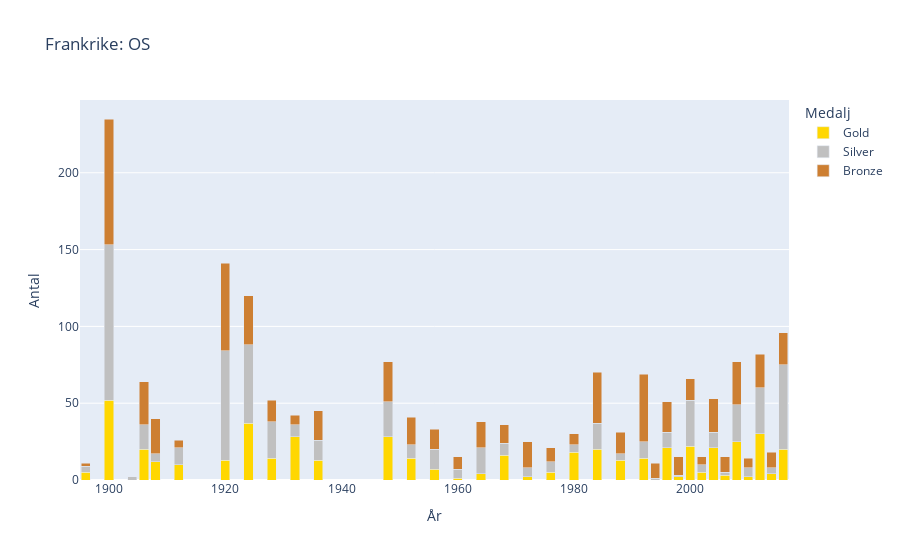

This figure's notebook cell:
### Code cell
plt_all_years_medals = px.bar(all_year_medals, x="Year", y=["Gold", "Silver", "Bronze"],
                              barmode="stack", 
                              title="Frankrike: OS",
                              color_discrete_sequence=['#FFD700', '#C0C0C0', '#CD7F32'])
plt_all_years_medals.update_layout(legend_title_text="Medalj", 
                                yaxis_title="Antal",
                                xaxis_title="År")
plt_all_years_medals.update_traces(hovertemplate='Medaljer: %{y}<br>År: %{x}')
plt_all_years_medals.show()

### Figure 1 — Plotly figure (JSON) as saved in the notebook; plotly's stock layout.template omitted (floating-point values rounded to 4 significant figures)
{"data": [{"alignmentgroup": "True", "hovertemplate": "Medaljer: %{y}<br>År: %{x}", "legendgroup": "Gold", "marker": {"color": "#FFD700", "pattern": {"shape": ""}}, "name": "Gold", "offsetgroup": "Gold", "orientation": "v", "showlegend": true, "textposition": "auto", "type": "bar", "x": [1896, 1900, 1904, 1906, 1908, 1912, 1920, 1924, 1928, 1932, 1936, 1948, 1952, 1956, 1960, 1964, 1968, 1972, 1976, 1980, 1984, 1988, 1992, 1994, 1996, 1998, 2000, 2002, 2004, 2006, 2008, 2010, 2012, 2014, 2016], "xaxis": "x", "y": [5, 52, 0, 20, 12, 10, 13, 37, 14, 28, 13, 28, 14, 7, 1, 4, 16, 2, 5, 18, 20, 13, 14, 0, 21, 2, 22, 5, 21, 3, 25, 2, 30, 4, 20], "yaxis": "y"}, {"alignmentgroup": "True", "hovertemplate": "Medaljer: %{y}<br>År: %{x}", "legendgroup": "Silver", "marker": {"color": "#C0C0C0", "pattern": {"shape": ""}}, "name": "Silver", "offsetgroup": "Silver", "orientation": "v", "showlegend": true, "textposition": "auto", "type": "bar", "x": [1896, 1900, 1904, 1906, 1908, 1912, 1920, 1924, 1928, 1932, 1936, 1948, 1952, 1956, 1960, 1964, 1968, 1972, 1976, 1980, 1984, 1988, 1992, 1994, 1996, 1998, 2000, 2002, 2004, 2006, 2008, 2010, 2012, 2014, 2016], "xaxis": "x", "y": [4, 101, 2, 16, 5, 11, 71, 51, 24, 8, 13, 23, 9, 13, 6, 17, 8, 6, 7, 5, 17, 4, 11, 1, 10, 1, 30, 5, 10, 2, 24, 6, 30, 4, 55], "yaxis": "y"}, {"alignmentgroup": "True", "hovertemplate": "Medaljer: %{y}<br>År: %{x}", "legendgroup": "Bronze", "marker": {"color": "#CD7F32", "pattern": {"shape": ""}}, "name": "Bronze", "offsetgroup": "Bronze", "orientation": "v", "showlegend": true, "textposition": "auto", "type": "bar", "x": [1896, 1900, 1904, 1906, 1908, 1912, 1920, 1924, 1928, 1932, 1936, 1948, 1952, 1956, 1960, 1964, 1968, 1972, 1976, 1980, 1984, 1988, 1992, 1994, 1996, 1998, 2000, 2002, 2004, 2006, 2008, 2010, 2012, 2014, 2016], "xaxis": "x", "y": [2, 82, 0, 28, 23, 5, 57, 32, 14, 6, 19, 26, 18, 13, 8, 17, 12, 17, 9, 7, 33, 14, 44, 10, 20, 12, 14, 5, 22, 10, 28, 6, 22, 10, 21], "yaxis": "y"}], "layout": {"barmode": "stack", "legend": {"title": {"text": "Medalj"}, "tracegroupgap": 0}, "title": {"text": "Frankrike: OS"}, "xaxis": {"anchor": "y", "domain": [0, 1], "title": {"text": "År"}}, "yaxis": {"anchor": "x", "domain": [0, 1], "title": {"text": "Antal"}}}}
